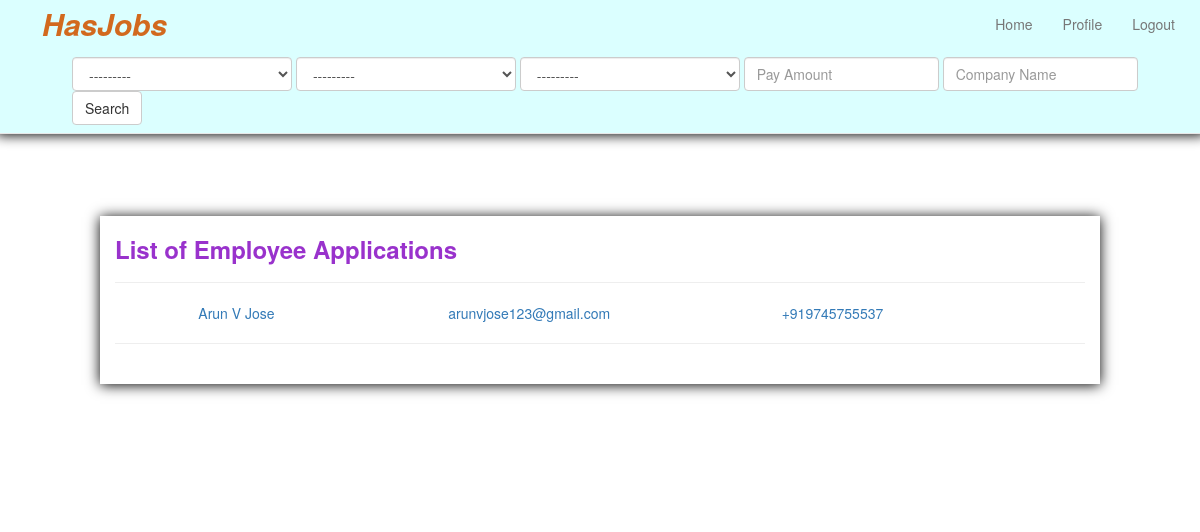
The page /application-list/ (signed in) on the database its author committed.
### app_hasjob/models.py (models this page shows, shortened)
class Employee(models.Model):
	user = models.ForeignKey(User, blank=True, null=True)
	name = models.CharField(max_length=200)
	email = models.CharField(max_length=200)
	slug = models.SlugField(unique=True, blank=True, null=True)
	phone = models.CharField(max_length=200)
	job_application = models.TextField()
	class Meta:
		verbose_name = ("Employee")
		verbose_name_plural = ("Employees")

### app_hasjob/views.py (the view)
# urls.py: url(r'^application-list/$', 'app_hasjob.views.application_list', name='application_list'),
def application_list(request):
	application_list = Employee.objects.filter(user=request.user)
	return render(request, 'employer/application_list.html', {'application_list': application_list})

### app_hasjob/forms.py
class JobFilterForm(forms.Form):
	location__id = forms.ModelChoiceField(queryset=Location.objects.all(),widget=forms.Select(attrs={"class":"form-control","style":"width:220px"}))
	add_job_types__id = forms.ModelChoiceField(queryset=AddJobTypes.objects.all(),widget=forms.Select(attrs={"class":"form-control","style":"width:220px"}))
	add_job_category__id = forms.ModelChoiceField(queryset=AddJobCategory.objects.all(),widget=forms.Select(attrs={"class":"form-control","style":"width:220px"}))

### app_hasjob/models.py (called while the page is built)
	def __str__(self):
		return self.location

	def __str__(self):
		return self.types

	def __str__(self):
		return self.category

### app_hasjob/templatetags/job_filter.py (called while the page is built)
@register.inclusion_tag("tags/job_filter.html")
def job_filter(request):
	filter_form = JobFilterForm(request.GET)
	return {'filter_form': filter_form}

### templates/employer/application_list.html
{% extends "base.html" %}
{% block content %}
	<br><br>
	<div class="row">
		<div class="row" style="margin-bottom:40px;">
			<div class="col-lg-offset-1 col-lg-10 box-shad">
				<h3 style="color:#9932CC"><b>List of Employee Applications</b></h3>
				<hr>
				{% for list in application_list %}
					<div class="row">
						<a href="{% url 'application_one' list.slug %}">
							<div class="col-lg-offset-1 col-lg-3">
								{{list.name}}
							</div>
							<div class="col-lg-4">
								{{list.email}}
							</div>
							<div class="col-lg-3">
								{{list.phone}}
							</div>
						</a>
					</div>
					<hr>
				{% endfor %}
				<br>
			</div>
		</div>
	</div>
	<br><br><br><br>
{% endblock %}

### staticdirs/css/justified-nav.css (style rules this page uses)
body { padding-top: 20px; }

### staticdirs/css/style.css (style rules this page uses)
.box-shad { -moz-box-shadow: 0px 1px 13px #000000; -webkit-box-shadow: 0px 1px 13px #000000; box-shadow: 0px 1px 13px #000000; }

### rows shown on the page
Employee: name "Arun V Jose", email "arunvjose123@gmail.com", phone "+919745755537"
